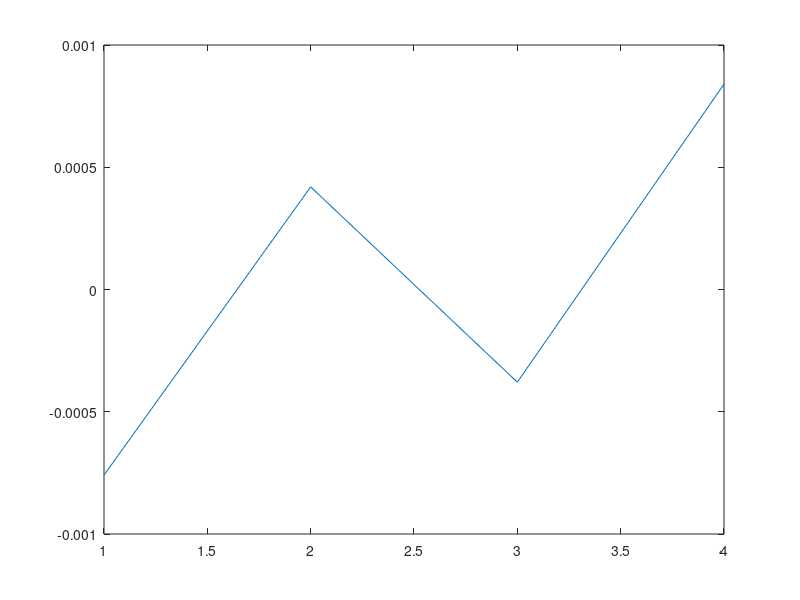

The MATLAB source for this figure:
% Define r and f via inline functions that can work on
% vectors of x values.
% Boundary conditions are homogeneous Dirichlet: u(0)=u(1) = 0.
% Ask user for number of subintervals.
n = input('Enter no. of subintervals n: ');
% Set up the grid.
h = 1/n;
x = [h:h:(n-1)*h]';
% Form the matrix A. Store it as a sparse matrix.
% First form the matrix corres to u'' then add in
% the terms for r(x)u.
A = sparse(diag(2*ones(n-1,1),0)+diag(-ones(n-2,1),1)+diag(-ones(n-2,1),-1));
A = (1/h)*A;
% The u' terms
a = 1000;
A = A + (a/2)*(diag(ones(n-2,1),1) + diag(-ones(n-2, 1),-1));
% The 2u terms
A = A + (2*h)*(2/3*diag(ones(n-1,1),0) + 1/6*diag(ones(n-2,1),1) + 1/6*diag(ones(n-2,1),-1));
b = h*ones(n-1, 1);
% Compute approximate solution.
u_approx = A\b;
% Compare approximate solution with true solution.
u_true = 0.5 - 0.454985*exp(-x) - 0.0450153*exp(2*x);
plot(u_approx);
%err = max(abs(u_true - u_approx))